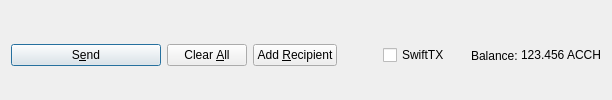
         <widget class="QFrame" name="frame_Send">
          <layout class="QHBoxLayout" name="horizontalLayout">
           <property name="bottomMargin">
            <number>0</number>
           </property>
           <item>
            <widget class="QPushButton" name="sendButton">
             <property name="minimumSize">
              <size>
               <width>150</width>
               <height>0</height>
              </size>
             </property>
             <property name="toolTip">
              <string>Confirm the send action</string>
             </property>
             <property name="text">
              <string>S&amp;end</string>
             </property>
             <property name="icon">
              <iconset resource="../asean.qrc">
               <normaloff>:/icons/send</normaloff>:/icons/send</iconset>
             </property>
             <property name="autoDefault">
              <bool>false</bool>
             </property>
             <property name="default">
              <bool>true</bool>
             </property>
            </widget>
           </item>
           <item>
            <widget class="QPushButton" name="clearButton">
             <property name="sizePolicy">
              <sizepolicy hsizetype="Minimum" vsizetype="Fixed">
               <horstretch>0</horstretch>
               <verstretch>0</verstretch>
              </sizepolicy>
             </property>
             <property name="toolTip">
              <string>Clear all fields of the form.</string>
             </property>
             <property name="text">
              <string>Clear &amp;All</string>
             </property>
             <property name="icon">
              <iconset resource="../asean.qrc">
               <normaloff>:/icons/remove</normaloff>:/icons/remove</iconset>
             </property>
             <property name="autoDefault">
              <bool>false</bool>
             </property>
            </widget>
           </item>
           <item>
            <widget class="QPushButton" name="addButton">
             <property name="toolTip">
              <string>Send to multiple recipients at once</string>
             </property>
             <property name="text">
              <string>Add &amp;Recipient</string>
             </property>
             <property name="icon">
              <iconset resource="../asean.qrc">
               <normaloff>:/icons/add</normaloff>:/icons/add</iconset>
             </property>
             <property name="autoDefault">
              <bool>false</bool>
             </property>
            </widget>
           </item>
           <item>
            <spacer name="horizontalSpacer">
             <property name="orientation">
              <enum>Qt::Horizontal</enum>
             </property>
             <property name="sizeHint" stdset="0">
              <size>
               <width>40</width>
               <height>20</height>
              </size>
             </property>
            </spacer>
           </item>
           <item>
            <layout class="QHBoxLayout" name="horizontalLayout_2">
             <property name="spacing">
              <number>3</number>
             </property>
             <item>
              <widget class="QCheckBox" name="checkSwiftTX">
               <property name="enabled">
                <bool>true</bool>
               </property>
               <property name="minimumSize">
                <size>
                 <width>85</width>
                 <height>0</height>
                </size>
               </property>
               <property name="text">
                <string>SwiftTX</string>
               </property>
              </widget>
             </item>
             <item>
              <widget class="QLabel" name="label">
               <property name="text">
                <string>Balance:</string>
               </property>
              </widget>
             </item>
             <item>
              <widget class="QLabel" name="labelBalance">
               <property name="sizePolicy">
                <sizepolicy hsizetype="Preferred" vsizetype="Fixed">
                 <horstretch>0</horstretch>
                 <verstretch>0</verstretch>
                </sizepolicy>
               </property>
               <property name="cursor">
                <cursorShape>IBeamCursor</cursorShape>
               </property>
               <property name="text">
                <string notr="true">123.456 ACCH</string>
               </property>
               <property name="textInteractionFlags">
                <set>Qt::LinksAccessibleByMouse|Qt::TextSelectableByKeyboard|Qt::TextSelectableByMouse</set>
               </property>
              </widget>
             </item>
            </layout>
           </item>
          </layout>
         </widget>
